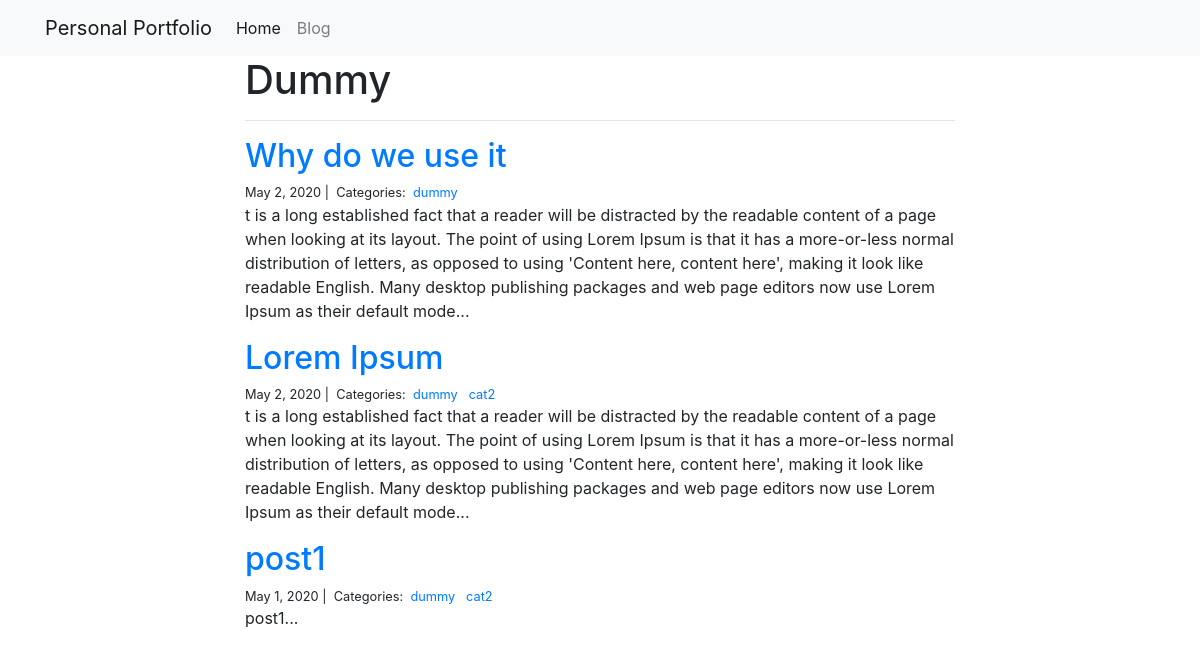
Screenshot of /blog/dummy/ with the database file from the repository.
### blog/models.py (models this page shows, shortened)
class Category(models.Model):
	name = models.CharField(max_length=20)
	class Meta:
		verbose_name  		= 'Category'
		verbose_name_plural = 'Categories'

class Post(models.Model):
	title 			 = models.CharField(max_length=255)
	body 			 = models.TextField()
	created_on 		 = models.DateTimeField(auto_now_add=True)
	last_modified_on = models.DateTimeField(auto_now=True)
	categories  	 = models.ManyToManyField('Category', related_name='posts')
	class Meta:
		verbose_name 		= 'Post'
		verbose_name_plural = 'Posts'

### blog/views.py (the view)
# urls.py: path('<category>/', views.blog_category, name='blog_category'),
def blog_category(request, category):
	posts = Post.objects.filter(
			categories__name__contains=category
		).order_by('-created_on')
	context = {
		'posts': posts,
		'category': category,
	}
	return render(request, 'blog_category.html', context)

### blog/templates/blog_category.html
{% extends 'base.html' %}
{% block page_content %}
<div class="col-md-8 offset-md-2">
	<h1>{{ category | title }}</h1>
	<hr>
	{% for post in posts %}
	<h2><a href="{% url 'blog_detail' post.pk %}">{{ post.title }}</a></h2>
	<small>
		{{ post.created_on.date }} |&nbsp;
		Categories:&nbsp;
		{% for category in post.categories.all %}
		<a href="{% url 'blog_category' category.name %}">
			{{ category.name }}
		</a>&nbsp;
		{% endfor %}
	</small>
	<p>{{ post.body | slice:':400'}}...</p>
	{% endfor %}
</div>
{% endblock %}

### personal_portfolio/templates/base.html (shortened to what this page needs)
<link rel="stylesheet" href="https://maxcdn.bootstrapcdn.com/bootstrap/4.0.0/css/bootstrap.min.css">
<nav class="navbar navbar-expand-lg navbar-light bg-light">
    <div class="container">
        <a class="navbar-brand" href="{% url 'project_index' %}">Personal Portfolio</a>
        <div class="collapse navbar-collapse" id="navbarSupportedContent">
          <ul class="navbar-nav mr-auto">
            <li class="nav-item active">
              <a class="nav-link" href="{% url 'project_index' %}">Home</a>
            </li>
            <li class="nav-item">
              <a class="nav-link" href="{% url 'blog_index' %}">Blog</a>
            </li>
          </ul>
        </div>
    </div>
</nav>
<div class="container">
    {% block page_content %}{% endblock %}
</div>

### rows the page displays
Category: name "Dummy", name "dummy"
Post: title "Why do we use it", created_on "May 2, 2020", body "t is a long established fact that a reader will be distracted by the readable content of a page when looking at its layout. The point of using Lorem Ipsum is that it has a more-or-less normal distribution of letters, as opposed to using 'Content here, content here', making it look like readable English. Many desktop publishing packages and web page editors now use Lorem Ipsum as their default mode"
Post: title "Lorem Ipsum", created_on "May 2, 2020", body "t is a long established fact that a reader will be distracted by the readable content of a page when looking at its layout. The point of using Lorem Ipsum is that it has a more-or-less normal distribution of letters, as opposed to using 'Content here, content here', making it look like readable English. Many desktop publishing packages and web page editors now use Lorem Ipsum as their default mode"
Category: name "cat2"
Post: title "post1", created_on "May 1, 2020", body "post1"
